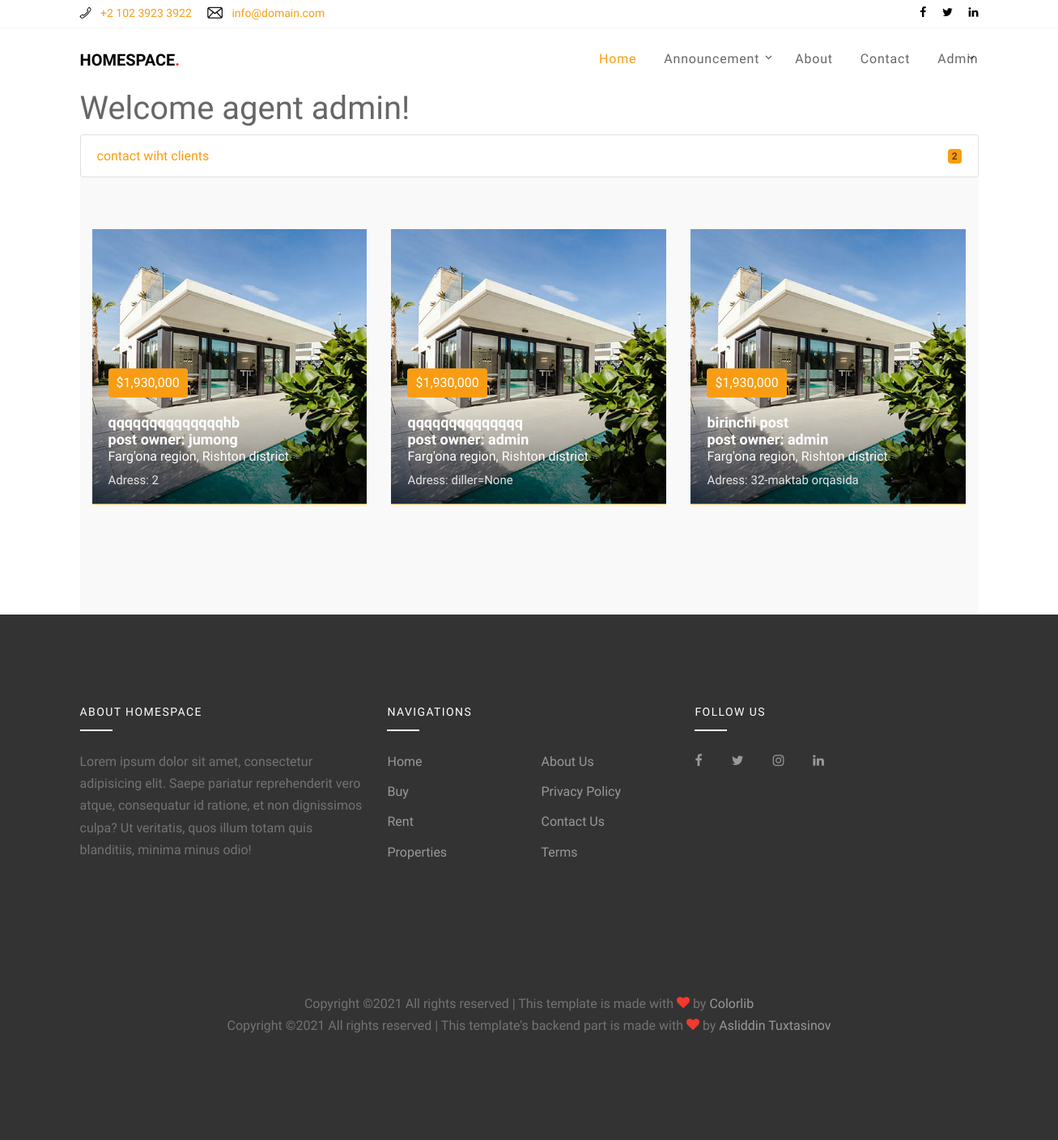
The page /user/user_page/ (signed in) on the database its author committed.
### authusers/models.py (models this page shows)
class CustomUser(AbstractUser):
    telefon_number = models.CharField(max_length=75,null=True,blank=True)
    create_date = models.DateTimeField(auto_now_add=True)
    email = models.EmailField(
        'email address', unique=True,
        error_messages={
            'unique': "A user with that email already exists.",
        },)
    is_agent = models.BooleanField('agent',default=False,help_text=('is agent?'),)
    agent_info = models.TextField(max_length=300,null=True,blank=True)
    telegram = models.URLField(null=True,blank=True)

### announcement/models.py (models this page shows, shortened)
class Posts(models.Model):
    title       = models.CharField(max_length=255,unique=True)
    price       = models.FloatField('price', default=0, blank=True,validators=[MinValueValidator(0)])
    year_build  = models.IntegerField(default=0,blank=True,validators=[MinValueValidator(0)])
    region        = models.ForeignKey(Regions,on_delete=models.CASCADE,null=True)#default='somewhere in uzbesistan')
    district      = models.ForeignKey(Districts,on_delete=models.CASCADE,null=True)#default='somewhere in uzbesistan')
    adress        = models.CharField(max_length=255,null=True)
    diller        = models.ForeignKey(Agents,on_delete=models.SET_NULL,null=True)
    created_at    = models.DateTimeField(auto_now_add=True)
    slug = models.SlugField(max_length=255, db_index=True,blank=True)
    owner      = models.ForeignKey(User, on_delete=models.CASCADE)
    is_publish = models.BooleanField(default=False)
    is_send_mail = models.BooleanField(default=False)
    def get_absolute_url(self):
        kwargs = { 'slug': self.slug }
        return reverse('post-detail', kwargs=kwargs)
    class Meta:
        ordering = ['-created_at']
        verbose_name_plural = 'Posts'
        verbose_name = 'Post'

class Regions(models.Model):
    region = models.CharField(max_length=150)
    def __str__(self):
        return self.region
    class Meta:
        verbose_name_plural = 'Regions'
        verbose_name = 'Region'

class Districts(models.Model):
    region=models.ForeignKey( Regions,on_delete=models.CASCADE )
    district = models.CharField(max_length=150)
    def __str__(self):
        return self.district
    class Meta:
        verbose_name_plural = 'Districts'
        verbose_name = 'District'

### authusers/views.py (the view)
# urls.py: path('user_page/', UserPageView.as_view(), name='user_page'),
class UserPageView(LoginRequiredMixin,ListView):
    model = Posts
    context_object_name = 'posts'
    template_name = 'profilePage/user_page.html'
    paginate_by = 6
    paginate_orphans = 3
    def get_queryset(self):
        client = self.request.user
        if client.is_agent:
            diller=Agents.objects.get(agent=client)
            queryset = self.model._default_manager.filter(diller=diller)
        else:
            queryset = self.model._default_manager.filter(owner=client)
        return queryset
    def get_context_data(self,**kwargs):
        context = super().get_context_data(**kwargs)
        client = self.request.user
        if client.is_agent:
            context['contact_with_cilent_count']=len(ContactWithAgent.objects.filter(agent__agent=client))
        return context

### templates/profilePage/user_page.html (shortened to what this page needs)
{% extends 'base.html' %}
{% load static %}
{% block content %}
<div class="container">
    {% if user.is_authenticated %}
        <div class="content-header">
            {% if user.is_agent %}
                <h1>Welcome agent {{user.username}}!</h1>
                <ul class="list-group">
                    <li class="list-group-item d-flex justify-content-between align-items-center">
                        <a href="{% url 'contact-with-client-page' %}">contact wiht clients</a>
                        <span class="badge bg-primary rounded-pill">{{contact_with_cilent_count}}</span>
                    </li>
                </ul>
            {% endif %}
        </div>
        <div class="site-section site-section-sm bg-light">
            <div class="container">
                {% include 'posts.html' %}
            </div>
        </div>
    {% else %}
        <h1>You are not login</h1>
    {% endif %}
</div>
{% endblock %}

### templates/base.html (shortened to what this page needs)
{% load static %}
<!DOCTYPE html>
<html lang="en">
  <head>
    <link rel="stylesheet" href="{% static 'fonts/icomoon/style.css' %}">
    <link rel="stylesheet" href="{% static 'css/bootstrap.min.css' %}">
    <link rel="stylesheet" href="{% static 'css/magnific-popup.css' %}">
    <link rel="stylesheet" href="{% static 'css/jquery-ui.css' %}">
    <link rel="stylesheet" href="{% static 'css/owl.carousel.min.css' %}">
    <link rel="stylesheet" href="{% static 'css/owl.theme.default.min.css' %}">
    <link rel="stylesheet" href="{% static 'css/bootstrap-datepicker.css' %}">
    <link rel="stylesheet" href="{% static 'css/mediaelementplayer.css' %}">
    <link rel="stylesheet" href="{% static 'css/animate.css' %}">
    <link rel="stylesheet" href="{% static 'fonts/flaticon/font/flaticon.css' %}">
    <link rel="stylesheet" href="{% static 'css/fl-bigmug-line.css' %}">
    <link rel="stylesheet" href="{% static 'css/aos.css' %}">
    <link rel="stylesheet" href="{% static 'css/style.css' %}">
  </head>
  <body>
  <div class="site-wrap">
    <div class="border-bottom bg-white top-bar">
      <div class="container">
        <div class="row align-items-center">
          <div class="col-6 col-md-6">
            <p class="mb-0">
              <a href="#" class="mr-3"><span class="text-black fl-bigmug-line-phone351"></span> <span class="d-none d-md-inline-block ml-2">+2 102 3923 3922</span></a>
              <a href="#"><span class="text-black fl-bigmug-line-email64"></span> <span class="d-none d-md-inline-block ml-2">info@domain.com</span></a>
            </p>
          </div>
          <div class="col-6 col-md-6 text-right">
            <a href="#" class="mr-3"><span class="text-black icon-facebook"></span></a>
            <a href="#" class="mr-3"><span class="text-black icon-twitter"></span></a>
            <a href="#" class="mr-0"><span class="text-black icon-linkedin"></span></a>
          </div>
        </div>
      </div>
    </div>
    <div class="site-navbar">
        <div class="container py-1">
          <div class="row align-items-center">
            <div class="col-8 col-md-8 col-lg-4">
              <h1 class=""><a href="\" class="h5 text-uppercase text-black"><strong>HomeSpace<span class="text-danger">.</span></strong></a></h1>
            </div>
            <div class="col-4 col-md-4 col-lg-8">
              <nav class="site-navigation text-right text-md-right" role="navigation">
                <ul class="site-menu js-clone-nav d-none d-lg-block">
                  <li class="active">
                    <a href="\">Home</a>
                  </li>
                  <li class="has-children">
                    <a href="{% url 'main:announcement' %}">Announcement</a>
                  </li>
                  <li><a href="{% url 'main:about' %}">About</a></li>
                  <li><a href="{% url 'main:contact' %}">Contact</a></li>
                  {% if user.is_authenticated %}
                    <li class="has-children">
                      <a href="{% url 'user_page' %}">{{ user.username|title }}</a>
                    </li>
                  {% else %}
                    <li><a href="{% url 'login' %}">Log in</a></li>
                    <li><a href="{% url 'signup' %}">Sign Up</a></li>
                  {% endif %}
                </ul>
              </nav>
            </div>
          </div>
        </div>
    </div>
  </div>
  {% block content %}
  {% endblock %}
    <footer class="site-footer">
      <div class="container">
        <div class="row">
          <div class="col-lg-4">
            <div class="mb-5">
              <h3 class="footer-heading mb-4">About HomeSpace</h3>
              <p>Lorem ipsum dolor sit amet, consectetur adipisicing elit. Saepe pariatur reprehenderit vero atque, consequatur id ratione, et non dignissimos culpa? Ut veritatis, quos illum totam quis blanditiis, minima minus odio!</p>
            </div>
          </div>
          <div class="col-lg-4 mb-5 mb-lg-0">
            <div class="row mb-5">
              <div class="col-md-12">
                <h3 class="footer-heading mb-4">Navigations</h3>
              </div>
              <div class="col-md-6 col-lg-6">
                <ul class="list-unstyled">
                  <li><a href="#">Home</a></li>
                  <li><a href="#">Buy</a></li>
                  <li><a href="#">Rent</a></li>
                  <li><a href="#">Properties</a></li>
                </ul>
              </div>
              <div class="col-md-6 col-lg-6">
                <ul class="list-unstyled">
                  <li><a href="#">About Us</a></li>
                  <li><a href="#">Privacy Policy</a></li>
                  <li><a href="#">Contact Us</a></li>
                  <li><a href="#">Terms</a></li>
                </ul>
              </div>
            </div>
          </div>
          <div class="col-lg-4 mb-5 mb-lg-0">
            <h3 class="footer-heading mb-4">Follow Us</h3>
                <div>
                  <a href="#" class="pl-0 pr-3"><span class="icon-facebook"></span></a>
                  <a href="#" class="pl-3 pr-3"><span class="icon-twitter"></span></a>
                  <a href="#" class="pl-3 pr-3"><span class="icon-instagram"></span></a>
                  <a href="#" class="pl-3 pr-3"><span class="icon-linkedin"></span></a>
                </div>
          </div>
        </div>
        <div class="row pt-5 mt-5 text-center">
          <div class="col-md-12">
            <p>
            Copyright &copy;</script><script>document.write(new Date().getFullYear());</script> All rights reserved | This template is made with <i class="icon-heart text-danger" aria-hidden="true"></i> by <a href="https://colorlib.com" target="_blank" >Colorlib</a>
              <br>
            Copyright &copy;</script><script>document.write(new Date().getFullYear());</script> All rights reserved | This template's backend part is made with <i class="icon-heart text-danger" aria-hidden="true"></i> by <a href="https://t.me/Asliddindev" target="_blank" >Asliddin Tuxtasinov</a>
            </p>
          </div>
        </div>
      </div>
    </footer>
  </body>
</html>

### templates/posts.html (shortened to what this page needs)
{% load static %}
<div class="row mb-5">
  {% if posts %}
    {% for post in posts %}
      <div class="col-md-6 col-lg-4 mb-4">
        <a href="{{ post.get_absolute_url }}" class="prop-entry d-block">
          <figure>
            <img src="{% static 'images/img_1.jpg' %}" alt="Image" class="img-fluid">
          </figure>
          <div class="prop-text">
            <div class="inner">
              <span class="price rounded">$1,930,000</span>
              <h3 class="title">{{ post.title }}</h3>
              <h5 class="title">post owner: {{ post.owner }}</h5>
              <h6 style="color:white;">{{ post.region }} region, {{ post.district }} district</h6>
              <p class="location">Adress: {{post.adress}}</p>
            </div>
          </div>
        </a>
      </div>
    {% endfor %}
  {% else %}
    <h2 style="margin-left:2%; margin-top:-4.5%;">E'lonlar mavjud emas !</h2>
  {% endif %}
</div>

### static/css/fl-bigmug-line.css (style rules this page uses)
.fl-bigmug-line-ico, [class^="fl-bigmug-line-"]:before, [class*=" fl-bigmug-line-"]:before, [class^="fl-bigmug-line-"]:after, [class*=" fl-bigmug-line-"]:after { font-family: 'fl-bigmug-line'; font-size: inherit; font-weight: 400; font-style: normal; -webkit-font-smoothing: antialiased; -moz-osx-font-smoothing: grayscale; }
.fl-bigmug-line-email64:before { content: "\e03c"; }
.fl-bigmug-line-phone351:before { content: "\e085"; }

### rows shown on the page
CustomUser: username "Admin", username "admin"
Posts: title "qqqqqqqqqqqqqqhb", owner "jumong", region "Farg'ona", district "Rishton", adress "2"
Posts: title "qqqqqqqqqqqqqq", owner "admin", region "Farg'ona", district "Rishton", adress "diller=None"
Posts: title "birinchi post", owner "admin", region "Farg'ona", district "Rishton", adress "32-maktab orqasida"

### other values the page prints
{{ contact_with_cilent_count }} "2"
